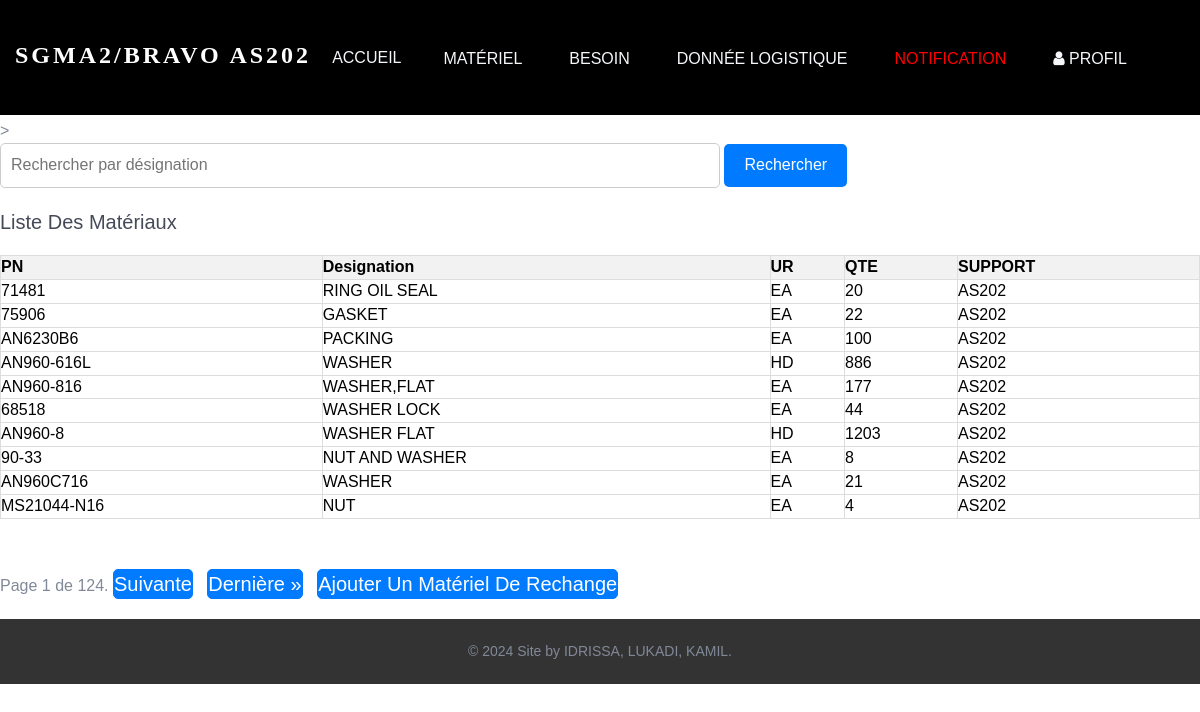
Page /matériels on the committed database.
### myapp/models.py (models this page shows, shortened)
class Material(models.Model):
    part_number = models.CharField(max_length=100, unique=True)
    designation = models.CharField(max_length=100)
    unit = models.CharField(max_length=10)
    quantity = models.IntegerField()
    support = models.CharField(max_length=100)

### myapp/context_processors.py (called while the page is built)
def notifications(request):
    notifications_exist = Notification.objects.exists()
    notifications_operations_count = Notification.objects.filter(type_notif='Operations').count()
    notifications_organes_count = Notification.objects.filter(type_notif='Organes').count()
    context = {
        'notifications_exist':notifications_exist,
        'notif_op' : notifications_operations_count,
        'notif_or' : notifications_organes_count,
    }
    return context

### myapp/views.py (called while the page is built)
def matériels(request):
    materiaux = Material.objects.all()
    elements_par_page = 10  # Vous pouvez ajuster ce nombre selon vos besoins
    paginator = Paginator(materiaux, elements_par_page)
    page_numero = request.GET.get('page', 1)
    page_materiaux = paginator.get_page(page_numero)
    context = {
        'page_materiaux': page_materiaux,
    }
    return render(request, 'pages/matériels.html', context)

### templates/pages/matériels.html (shortened to what this page needs)
{% extends "bases/base.html" %}
<{% block content%}>
<form action="{% url 'myapp:search_materiel' %}" method="get">
    <input type="text" name="designation" placeholder="Rechercher par désignation" class="search-bar">
    <button type="submit" class="search-button">Rechercher</button>
</form><Br>
<div class="table_container">
        <h1>Liste des matériaux</h1><Br>
        <table>
            <thead>
                <tr>
                    <th>PN</th>
                    <th>Designation</th>
                    <th>UR</th>
                    <th>QTE</th>
                    <th>SUPPORT</th>
                </tr>
            </thead>
            <tbody>
                {% for materiel in page_materiaux %}
                <tr>
                    <td>{{ materiel.part_number }}</td>
                    <td>{{ materiel.designation }}</td>
                    <td>{{ materiel.unit }}</td>
                    <td>{{ materiel.quantity }}</td>
                    <td>{{ materiel.support }}</td>
                </tr>
                {% endfor %}
            </tbody>
        </table>
    </div>
    <div class="pagination">
        <span class="step-links">
            <span class="current">
                Page {{ page_materiaux.number }} de {{ page_materiaux.paginator.num_pages }}.
            </span>
            {% if page_materiaux.has_next %}
                <a href="?page={{ page_materiaux.next_page_number }}" class="ajouter-button">Suivante</a>
                <a href="?page={{ page_materiaux.paginator.num_pages }}" class="ajouter-button">Dernière &raquo;</a>
            {% endif %}
        </span>
    </div>
    <a href="{% url 'myapp:ajouter_materiel' %}" class="ajouter-button">Ajouter un Matériel de Rechange</a>
{% endblock content%}

### templates/bases/base.html (shortened to what this page needs)
{% load static %}
<!DOCTYPE html>
<html lang="en">
    <head>
    </head>
	<body>
	{% block header%}
	{% include "bases/header.html" %}
    {% endblock header%}
    {% block content%}
    {% endblock content%}
    {% block footer%}
        {% include "bases/footer.html" %}
    {% endblock footer%}
	{% block stylesheets %}
		<link href="{% static 'assets/css/fonts1.css' %}" rel="stylesheet">
		<link href="{% static 'assets/css/fonts2.css' %}" rel="stylesheet">
		<link rel="stylesheet" href="{% static 'assets/css/font-awesome.min.css'%}">
		<link rel="stylesheet" href="{% static 'assets/css/linearicons.css' %}">
		<link rel="stylesheet" href="{% static 'assets/css/flaticon.cs' %}s">
		<link rel="stylesheet" href="{% static 'assets/css/animate.css'%}">
		<link rel="stylesheet" href="{% static 'assets/css/owl.carousel.min.css' %}">
		<link rel="stylesheet" href="{% static 'assets/css/owl.theme.default.min.css'%}">
		<link rel="stylesheet" href="{% static 'assets/css/bootstrap.min.css'%}">
		<link rel="stylesheet" href="{% static 'assets/css/bootsnav.css' %}" >
		<link rel="stylesheet" href="{% static 'assets/css/style.css' %}">
		<link rel="stylesheet" href="{% static 'assets/css/responsive.css' %} ">
	{% endblock stylesheets %}
	</body>
	</html>

### templates/bases/header.html (shortened to what this page needs)
<div class="top-area">
	<div class="header-area">
		<nav class="navbar navbar-default bootsnav navbar-sticky navbar-scrollspy" data-minus-value-desktop="70" data-minus-value-mobile="55" data-speed="1000">
			<div class="container">
				<div class="navbar-header">
					<a class="navbar-brand mr-5" href="{% url 'myapp:index' %}">SGMA2/BRAVO AS202</a>
				</div>
				<div class="collapse navbar-collapse menu-ui-design" id="navbar-menu">
					<ul class="nav navbar-nav ml-auto mr-5">
						<li class="">
							<a class="" href="{% url 'myapp:index' %}">Accueil</a>
						</li>
						<li class="nav-item dropdown">
							<a class="nav-link dropdown-toggle" href="#" id="navbarDropdown1" role="button" data-toggle="dropdown" aria-haspopup="true" aria-expanded="false">Matériel</a>
						</li>
						<li class="nav-item dropdown">
							<a class="nav-link dropdown-toggle" href="#" id="navbarDropdown2" role="button" data-toggle="dropdown" aria-haspopup="true" aria-expanded="false">Besoin</a>
						</li>
						<li class="nav-item dropdown">
							<a class="nav-link dropdown-toggle" href="#" id="navbarDropdown3" role="button" data-toggle="dropdown" aria-haspopup="true" aria-expanded="false">Donnée logistique</a>
						</li>
						<li class="nav-item dropdown">
							<a class="nav-link dropdown-toggle" href="#" id="navbarDropdown4" role="button" data-toggle="dropdown" aria-haspopup="true" aria-expanded="false" {% if notifications_exist %}style="color:red"{% endif %}>Notification</a>
						</li>
						<li class="nav-item dropdown">
							<a class="nav-link dropdown-toggle" href="#" id="navbarDropdown5" role="button" data-toggle="dropdown" aria-haspopup="true" aria-expanded="false">
								<i class="fa fa-user"></i> Profil
							</a>
						</li>
					</ul>
				</div>
			</div>
		</nav>
	</div>
</div>

### templates/bases/footer.html (shortened to what this page needs)
<!DOCTYPE html>
<html lang="fr">
<head>
</head>
<body>
<footer class="footer">
    <div class="container">
        <p>&copy; 2024 Site by IDRISSA, LUKADI, KAMIL.</p>
    </div>
</footer>
</body>
</html>

### static/assets/css/bootsnav.css (style rules this page uses)
nav.bootsnav .container { position: relative; }
nav.navbar.bootsnav { margin-bottom: 0; -moz-border-radius: 0px; -webkit-border-radius: 0px; -o-border-radius: 0px; border-radius: 0px; background-color: #fff; border: none; border-bottom: solid 1px #e0e0e0; z-index: 9; }
nav.navbar.bootsnav ul.nav > li > a { color: #6f6f6f; background-color: transparent; outline: none; margin-bottom: -2px; }
body { -webkit-transition: all 0.3s ease-in-out; -moz-transition: all 0.3s ease-in-out; -o-transition: all 0.3s ease-in-out; -ms-transition: all 0.3s ease-in-out; transition: all 0.3s ease-in-out; }
.wrap-sticky nav.navbar.bootsnav { position: absolute; width: 100%; left: 0; top: 0; }
@media (min-width: 1024px) { nav.navbar.bootsnav ul.nav > li > a { padding: 30px 15px; font-weight: 600; } }
@media (min-width: 1024px) { nav.navbar.bootsnav ul.nav > li.dropdown > a.dropdown-toggle:after { font-family: 'FontAwesome'; content: "\f0d7"; margin-left: 5px; margin-top: 2px; } }

### static/assets/css/style.css (style rules this page uses)
* { padding: 0; margin: 0; }
* { -webkit-box-sizing:border-box; -moz-box-sizing:border-box; -o-box-sizing:border-box; -ms-box-sizing:border-box; box-sizing:border-box; }
body { font-family: 'Poppins', sans-serif; font-size:16px; color:#818998; text-transform:initial; max-width:1920px; margin:0 auto; overflow-x:hidden; }
a,a:hover,a:active,a:focus { display:inline-block; text-decoration:none; color: #444a57; font-size:20px; padding:0; font-weight: 500; text-transform: capitalize; }
h1,h2,h3,h4,h5,h6 { margin: 0; color:#444a57; font-size: 20px; font-weight: 500; text-transform: capitalize; }
p { margin: 0; color:#818998; font-size:16px; line-height: 1.8; text-transform: initial; }
ul { padding: 0; margin: 0 auto; list-style: none; }
ul li { list-style: none; display: inline-block; }
select,input,textarea,button,.form-control { box-shadow:none;outline:0!important; }
button { background: transparent;border: 0;font-size: 16px;text-transform: capitalize; }
html,body { height: 100%; }
nav.navbar.bootsnav { background-color: black; border-bottom: transparent; }
.navbar-header a.navbar-brand,.navbar-header a.navbar-brand:hover,.navbar-header a.navbar-brand:focus { display: inline-block; color: #fff; font-size: 24px; letter-spacing: 3px; font-family: 'Rufina', serif; font-weight: 700; padding: 45px 0px; text-transform:uppercase; }
nav.navbar.bootsnav ul.nav > li > a { color: #f5f7fa; font-size: 16px; font-weight: 500; text-transform:uppercase; -webkit-transition: 0.3s linear; -moz-transition: 0.3s linear; -ms-transition: 0.3s linear; -o-transition: 0.3s linear; transition: 0.3s linear; }
nav.navbar.bootsnav ul.nav > li > a { padding: 48px 21px; }
nav.navbar.bootsnav ul.nav > li.dropdown > a.dropdown-toggle:after { content: ""; }
.menu-ui-design { overflow-y:scroll;height: 350px; }
.header-area { position: absolute;top:0;left:0;width: 100%;z-index: 99; }

### templates/pages/matériels.html (style rules this page uses)
body { padding-top: 120px; }
.table_container { overflow-x: auto; }
table { width: 100%; border-collapse: collapse; margin-bottom: 20px; }
th, td { border: 1px solid #ddd; padding: 8px; text-align: left; color: black; }
th { background-color: #f2f2f2; }
.pagination { margin-top: 20px; }
.pagination a, .ajouter-button { margin-right: 10px; margin-top: 10px; display: inline-block; background-color: #007bff; color: white; border: 1px solid #007bff; border-radius: 5px; text-decoration: none; }
.search-bar { width: 60%; margin: 0 auto; padding: 10px; border: 1px solid #ccc; border-radius: 5px; box-sizing: border-box; font-size: 16px; }
.search-button { background-color: #007bff; color: white; border: none; border-radius: 5px; padding: 10px 20px; font-size: 16px; cursor: pointer; }

### templates/bases/footer.html (style rules this page uses)
.footer { background-color: #333; color: #fff; padding: 20px 0; text-align: center; }
.footer p { margin: 0; font-size: 14px; }

### rows in the picture
Material: part_number "71481", designation "RING OIL SEAL", unit "EA", quantity "20", support "AS202"
Material: part_number "75906", designation "GASKET", unit "EA", quantity "22", support "AS202"
Material: part_number "AN6230B6", designation "PACKING", unit "EA", quantity "100", support "AS202"
Material: part_number "AN960-616L", designation "WASHER", unit "HD", quantity "886", support "AS202"
Material: part_number "AN960-816", designation "WASHER,FLAT", unit "EA", quantity "177", support "AS202"
Material: part_number "68518", designation "WASHER LOCK", unit "EA", quantity "44", support "AS202"
Material: part_number "AN960-8", designation "WASHER FLAT", unit "HD", quantity "1203", support "AS202"
Material: part_number "90-33", designation "NUT AND WASHER", unit "EA", quantity "8", support "AS202"
Material: part_number "AN960C716", designation "WASHER", unit "EA", quantity "21", support "AS202"
Material: part_number "MS21044-N16", designation "NUT", unit "EA", quantity "4", support "AS202"

### other values in the picture
{{ page_materiaux.number }} "1"
{{ page_materiaux.paginator.num_pages }} "124"
